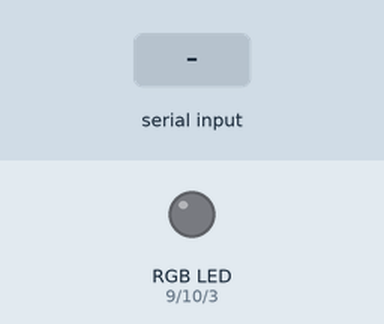
This sketch was run on a simulated Arduino Uno, built with avr-gcc and run on an emulated ATmega328P. Parts: an RGB LED mixed from three pins (HIGH = lit). Inputs (shaded band) come from the test bench. Dim RGB values are drawn brighter than linear.

Above: at 1.2 s.
1.3 s: "on\n" received over Serial
At 1.6 s:
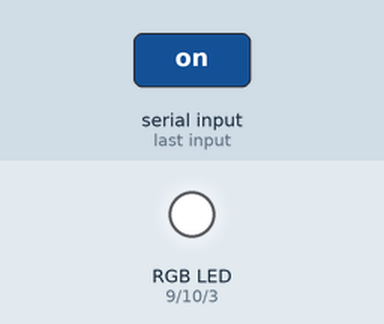
2.8 s: "90,45,200\n" received over Serial
At 4.0 s:
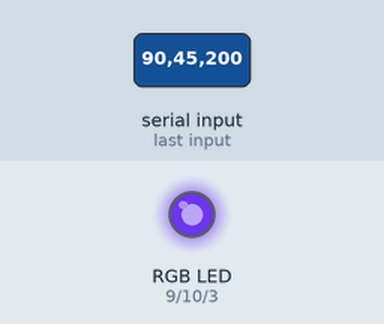
4.3 s: ",\n" received over Serial
At 5.0 s:
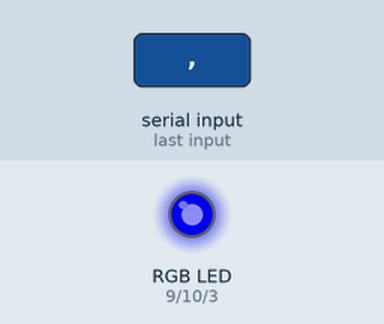
5.8 s: "30,150,10\n" received over Serial
At 6.5 s:
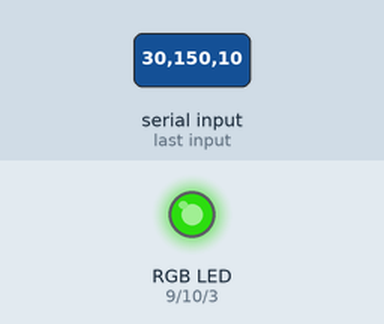
7.3 s: "90,45\n" received over Serial
At 8.5 s:
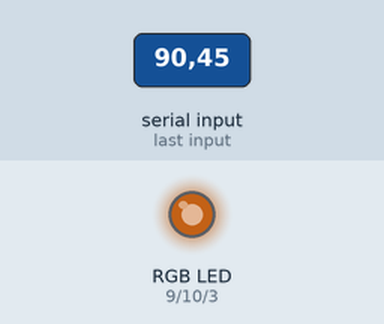
8.8 s: "200\n" received over Serial
At 9.7 s:
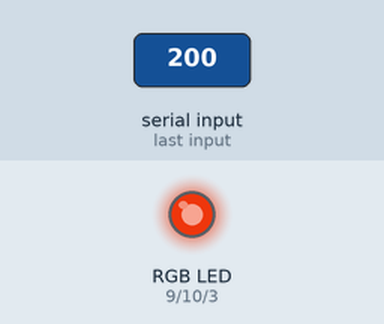
Timing chart, 0 to 11.3 s (numbered marks = the images above; inputs shaded):
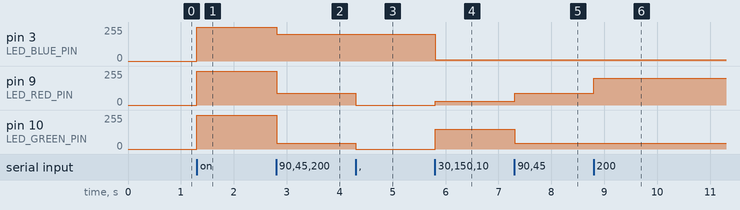

Measured:
- after the input at 1.3 s, pin 3 (LED_BLUE_PIN), pin 9 (LED_RED_PIN), pin 10 (LED_GREEN_PIN): 0/255 → 255/255 at once
- after the input at 2.8 s, pin 3 (LED_BLUE_PIN): 255/255 → 200/255 at once; pin 9 (LED_RED_PIN): 255/255 → 90/255 at once; pin 10 (LED_GREEN_PIN): 255/255 → 45/255 at once
- after the input at 4.3 s, pin 9 (LED_RED_PIN): 90/255 → 0/255 at once; pin 10 (LED_GREEN_PIN): 45/255 → 0/255 at once
- after the input at 5.8 s, pin 3 (LED_BLUE_PIN): 200/255 → 10/255 at once; pin 9 (LED_RED_PIN): 0/255 → 30/255 at once; pin 10 (LED_GREEN_PIN): 0/255 → 150/255 at once
- after the input at 7.3 s, pin 9 (LED_RED_PIN): 30/255 → 90/255 at once; pin 10 (LED_GREEN_PIN): 150/255 → 45/255 at once
- after the input at 8.8 s, pin 9 (LED_RED_PIN): 90/255 → 200/255 at once

The sketch:

lab5_sk.ino
```cpp
#define LED_RED_PIN 9
#define LED_GREEN_PIN 10
#define LED_BLUE_PIN 3
// для работы с текстом существуют объекты-строки (англ. string)
String message;
byte signals[3],index = 0;
bool is_text=false;//dotmod=true;

void setup()
{
 pinMode(LED_RED_PIN, OUTPUT);
 Serial.begin(9600);
}
void power_on()
{
analogWrite(LED_RED_PIN, 255);
analogWrite(LED_GREEN_PIN, 255);
analogWrite(LED_BLUE_PIN, 255);
}
void power_off()
{
analogWrite(LED_RED_PIN, 0);
analogWrite(LED_GREEN_PIN, 0);
analogWrite(LED_BLUE_PIN, 0);
}
void writesignal(byte signal_arr[3])
{
if((!is_text))
{
analogWrite(LED_RED_PIN, signal_arr[0]);
analogWrite(LED_GREEN_PIN, signal_arr[1]);
analogWrite(LED_BLUE_PIN, signal_arr[2]);
}
else{Serial.println("out of range");}
}
void separate(bool text_trig)
{ bool islast=false;
  if(!text_trig && (0<=message.toInt()&&message.toInt()<=255)){
  signals[index++]=message.toInt();
  message = "";}
  else{is_text=true;}
  if(is_text&& islast){Serial.println("out of range");}
}
//void clear_sign(){for(byte i =0;i<3;i++){signals[i]=0;}}//clear_sign();
void loop()
{
 //передаваемые  с компьютера данные поставляются байт за
 // байтом, в виде отдельных символов (англ. character). Нам
 // нужно последовательно их обрабатывать пока (англ. while)
 // в порту доступны (англ. available) новые данные
 while (Serial.available()) {
 char incomingChar = Serial.read();

 if (incomingChar >= 48 && incomingChar <= 57) { message += incomingChar;}
 else if(incomingChar == ',' && index<3)
 {
  //dotmod=false;
  separate(is_text);
  }
  //else{Serial.println("out of range");}

 else if (incomingChar == '\n') {
message.toLowerCase();

if((!is_text)){separate(is_text);writesignal(signals);}
else if(message=="on"&&!index){power_on();}
else if(message=="off"&&!index){power_off();}
else{Serial.println("out of range");}
//if(index){Serial.println("out of range");}

 message = "";is_text=false;index=0;
 // обнуляем накопленное сообщение, чтобы начать всё заново
 }
 else{message+=incomingChar;is_text=true;}
 }

}
```
